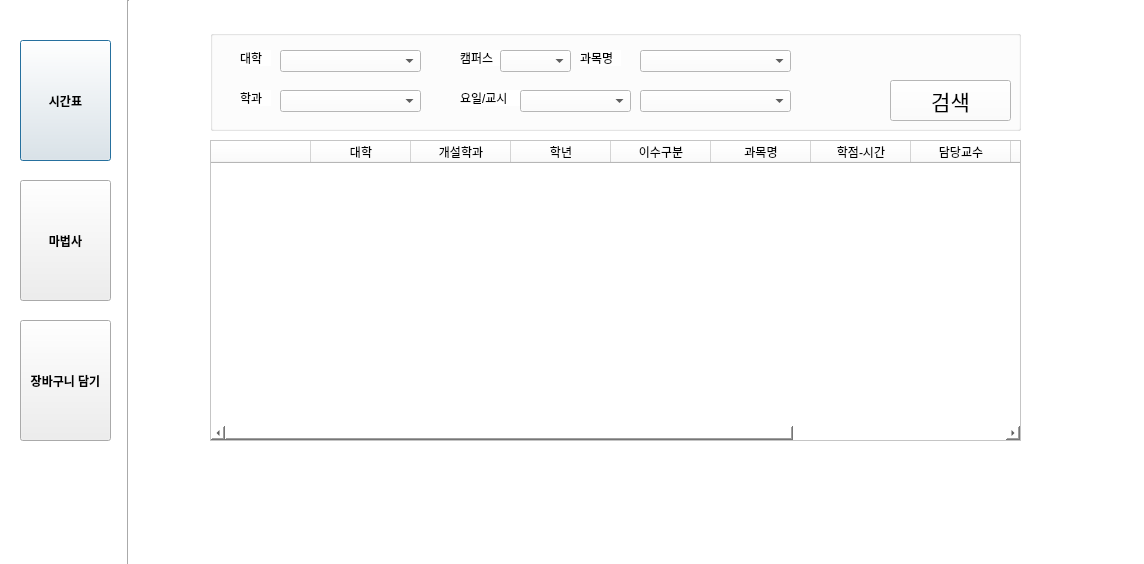
<?xml version="1.0" encoding="UTF-8"?>
<ui version="4.0">
 <class>Dialog</class>
 <widget class="QDialog" name="Dialog">
  <property name="geometry">
   <rect>
    <x>0</x>
    <y>0</y>
    <width>1144</width>
    <height>564</height>
   </rect>
  </property>
  <property name="windowTitle">
   <string>Dialog</string>
  </property>
  <property name="styleSheet">
   <string notr="true">background-color: rgb(255, 255, 255)</string>
  </property>
  <widget class="Line" name="line">
   <property name="geometry">
    <rect>
     <x>120</x>
     <y>0</y>
     <width>16</width>
     <height>721</height>
    </rect>
   </property>
   <property name="palette">
    <palette>
     <active>
      <colorrole role="WindowText">
       <brush brushstyle="SolidPattern">
        <color alpha="255">
         <red>0</red>
         <green>0</green>
         <blue>0</blue>
        </color>
       </brush>
      </colorrole>
      <colorrole role="Button">
       <brush brushstyle="SolidPattern">
        <color alpha="255">
         <red>255</red>
         <green>255</green>
         <blue>255</blue>
        </color>
       </brush>
      </colorrole>
      <colorrole role="Base">
       <brush brushstyle="SolidPattern">
        <color alpha="255">
         <red>255</red>
         <green>255</green>
         <blue>255</blue>
        </color>
       </brush>
      </colorrole>
      <colorrole role="Window">
       <brush brushstyle="SolidPattern">
        <color alpha="255">
         <red>255</red>
         <green>255</green>
         <blue>255</blue>
        </color>
       </brush>
      </colorrole>
     </active>
     <inactive>
      <colorrole role="WindowText">
       <brush brushstyle="SolidPattern">
        <color alpha="255">
         <red>0</red>
         <green>0</green>
         <blue>0</blue>
        </color>
       </brush>
      </colorrole>
      <colorrole role="Button">
       <brush brushstyle="SolidPattern">
        <color alpha="255">
         <red>255</red>
         <green>255</green>
         <blue>255</blue>
        </color>
       </brush>
      </colorrole>
      <colorrole role="Base">
       <brush brushstyle="SolidPattern">
        <color alpha="255">
         <red>255</red>
         <green>255</green>
         <blue>255</blue>
        </color>
       </brush>
      </colorrole>
      <colorrole role="Window">
       <brush brushstyle="SolidPattern">
        <color alpha="255">
         <red>255</red>
         <green>255</green>
         <blue>255</blue>
        </color>
       </brush>
      </colorrole>
     </inactive>
     <disabled>
      <colorrole role="WindowText">
       <brush brushstyle="SolidPattern">
        <color alpha="255">
         <red>120</red>
         <green>120</green>
         <blue>120</blue>
        </color>
       </brush>
      </colorrole>
      <colorrole role="Button">
       <brush brushstyle="SolidPattern">
        <color alpha="255">
         <red>255</red>
         <green>255</green>
         <blue>255</blue>
        </color>
       </brush>
      </colorrole>
      <colorrole role="Base">
       <brush brushstyle="SolidPattern">
        <color alpha="255">
         <red>255</red>
         <green>255</green>
         <blue>255</blue>
        </color>
       </brush>
      </colorrole>
      <colorrole role="Window">
       <brush brushstyle="SolidPattern">
        <color alpha="255">
         <red>255</red>
         <green>255</green>
         <blue>255</blue>
        </color>
       </brush>
      </colorrole>
     </disabled>
    </palette>
   </property>
   <property name="orientation">
    <enum>Qt::Vertical</enum>
   </property>
  </widget>
  <widget class="QPushButton" name="pushButton_2">
   <property name="geometry">
    <rect>
     <x>20</x>
     <y>40</y>
     <width>91</width>
     <height>121</height>
    </rect>
   </property>
   <property name="font">
    <font>
     <family>Arial</family>
     <weight>75</weight>
     <bold>true</bold>
    </font>
   </property>
   <property name="styleSheet">
    <string notr="true">background-color : rgb(238, 238, 238)</string>
   </property>
   <property name="text">
    <string>시간표</string>
   </property>
  </widget>
  <widget class="QPushButton" name="pushButton_4">
   <property name="geometry">
    <rect>
     <x>20</x>
     <y>320</y>
     <width>91</width>
     <height>121</height>
    </rect>
   </property>
   <property name="font">
    <font>
     <family>Arial</family>
     <weight>75</weight>
     <bold>true</bold>
    </font>
   </property>
   <property name="styleSheet">
    <string notr="true">background-color : rgb(238, 238, 238)</string>
   </property>
   <property name="text">
    <string>장바구니 담기</string>
   </property>
  </widget>
  <widget class="QTableWidget" name="table1">
   <property name="geometry">
    <rect>
     <x>210</x>
     <y>140</y>
     <width>811</width>
     <height>301</height>
    </rect>
   </property>
   <property name="dragEnabled">
    <bool>true</bool>
   </property>
   <property name="dragDropMode">
    <enum>QAbstractItemView::NoDragDrop</enum>
   </property>
   <property name="defaultDropAction">
    <enum>Qt::CopyAction</enum>
   </property>
   <property name="gridStyle">
    <enum>Qt::SolidLine</enum>
   </property>
   <property name="sortingEnabled">
    <bool>false</bool>
   </property>
   <property name="rowCount">
    <number>0</number>
   </property>
   <attribute name="horizontalHeaderCascadingSectionResizes">
    <bool>false</bool>
   </attribute>
   <column>
    <property name="text">
     <string/>
    </property>
   </column>
   <column>
    <property name="text">
     <string>대학</string>
    </property>
    <property name="background">
     <color>
      <red>242</red>
      <green>255</green>
      <blue>255</blue>
     </color>
    </property>
   </column>
   <column>
    <property name="text">
     <string>개설학과</string>
    </property>
   </column>
   <column>
    <property name="text">
     <string>학년</string>
    </property>
   </column>
   <column>
    <property name="text">
     <string>이수구분</string>
    </property>
   </column>
   <column>
    <property name="text">
     <string>과목명</string>
    </property>
   </column>
   <column>
    <property name="text">
     <string>학점-시간</string>
    </property>
   </column>
   <column>
    <property name="text">
     <string>담당교수</string>
    </property>
   </column>
   <column>
    <property name="text">
     <string>강의시간</string>
    </property>
   </column>
   <column>
    <property name="text">
     <string>강의유형</string>
    </property>
   </column>
   <column>
    <property name="text">
     <string>비고</string>
    </property>
   </column>
  </widget>
  <widget class="QGroupBox" name="groupBox">
   <property name="geometry">
    <rect>
     <x>210</x>
     <y>30</y>
     <width>811</width>
     <height>101</height>
    </rect>
   </property>
   <property name="title">
    <string/>
   </property>
   <widget class="QLabel" name="label">
    <property name="geometry">
     <rect>
      <x>30</x>
      <y>20</y>
      <width>31</width>
      <height>16</height>
     </rect>
    </property>
    <property name="text">
     <string>대학</string>
    </property>
   </widget>
   <widget class="QComboBox" name="comboBox_1">
    <property name="geometry">
     <rect>
      <x>70</x>
      <y>20</y>
      <width>141</width>
      <height>22</height>
     </rect>
    </property>
    <item>
     <property name="text">
      <string/>
     </property>
    </item>
    <item>
     <property name="text">
      <string>대학(전체)</string>
     </property>
    </item>
    <item>
     <property name="text">
      <string>소프트웨어대학</string>
     </property>
    </item>
   </widget>
   <widget class="QLabel" name="label_2">
    <property name="geometry">
     <rect>
      <x>30</x>
      <y>60</y>
      <width>31</width>
      <height>16</height>
     </rect>
    </property>
    <property name="text">
     <string>학과</string>
    </property>
   </widget>
   <widget class="QComboBox" name="comboBox_2">
    <property name="geometry">
     <rect>
      <x>70</x>
      <y>60</y>
      <width>141</width>
      <height>22</height>
     </rect>
    </property>
    <item>
     <property name="text">
      <string/>
     </property>
    </item>
    <item>
     <property name="text">
      <string>소프트웨어학부</string>
     </property>
    </item>
   </widget>
   <widget class="QComboBox" name="comboBox_3">
    <property name="geometry">
     <rect>
      <x>430</x>
      <y>20</y>
      <width>151</width>
      <height>22</height>
     </rect>
    </property>
    <item>
     <property name="text">
      <string/>
     </property>
    </item>
    <item>
     <property name="text">
      <string>알고리즘</string>
     </property>
    </item>
    <item>
     <property name="text">
      <string>컴퓨터구조</string>
     </property>
    </item>
    <item>
     <property name="text">
      <string>운영체제</string>
     </property>
    </item>
    <item>
     <property name="text">
      <string>캡스톤디자인</string>
     </property>
    </item>
    <item>
     <property name="text">
      <string>수치해석</string>
     </property>
    </item>
   </widget>
   <widget class="QLabel" name="label_3">
    <property name="geometry">
     <rect>
      <x>370</x>
      <y>20</y>
      <width>41</width>
      <height>16</height>
     </rect>
    </property>
    <property name="text">
     <string>과목명</string>
    </property>
   </widget>
   <widget class="QLabel" name="label_4">
    <property name="geometry">
     <rect>
      <x>250</x>
      <y>60</y>
      <width>61</width>
      <height>16</height>
     </rect>
    </property>
    <property name="text">
     <string>요일/교시</string>
    </property>
   </widget>
   <widget class="QComboBox" name="comboBox_4">
    <property name="geometry">
     <rect>
      <x>310</x>
      <y>60</y>
      <width>111</width>
      <height>22</height>
     </rect>
    </property>
    <item>
     <property name="text">
      <string/>
     </property>
    </item>
    <item>
     <property name="text">
      <string>월요일</string>
     </property>
    </item>
    <item>
     <property name="text">
      <string>화요일</string>
     </property>
    </item>
    <item>
     <property name="text">
      <string>수요일</string>
     </property>
    </item>
    <item>
     <property name="text">
      <string>목요일</string>
     </property>
    </item>
    <item>
     <property name="text">
      <string>금요일</string>
     </property>
    </item>
    <item>
     <property name="text">
      <string>토요일</string>
     </property>
    </item>
    <item>
     <property name="text">
      <string>일요일</string>
     </property>
    </item>
   </widget>
   <widget class="QComboBox" name="comboBox_5">
    <property name="geometry">
     <rect>
      <x>430</x>
      <y>60</y>
      <width>151</width>
      <height>22</height>
     </rect>
    </property>
    <item>
     <property name="text">
      <string/>
     </property>
    </item>
    <item>
     <property name="text">
      <string>0교시 [0800-0850]</string>
     </property>
    </item>
    <item>
     <property name="text">
      <string>1교시 [0900-0950]</string>
     </property>
    </item>
    <item>
     <property name="text">
      <string>2교시 [1000-1050]</string>
     </property>
    </item>
    <item>
     <property name="text">
      <string>3교시 [1100-1150]</string>
     </property>
    </item>
    <item>
     <property name="text">
      <string>4교시 [1200-1250]</string>
     </property>
    </item>
    <item>
     <property name="text">
      <string>5교시 [1300-1350]</string>
     </property>
    </item>
    <item>
     <property name="text">
      <string>6교시 [1400-1450]</string>
     </property>
    </item>
    <item>
     <property name="text">
      <string>7교시 [1500-1550]</string>
     </property>
    </item>
    <item>
     <property name="text">
      <string>8교시 [1600-1650]</string>
     </property>
    </item>
    <item>
     <property name="text">
      <string>9교시 [1700-1750]</string>
     </property>
    </item>
    <item>
     <property name="text">
      <string>10교시 [1800-1850]</string>
     </property>
    </item>
    <item>
     <property name="text">
      <string>11교시 [1900-1950]</string>
     </property>
    </item>
    <item>
     <property name="text">
      <string>12교시 [2000-2050]</string>
     </property>
    </item>
    <item>
     <property name="text">
      <string>13교시 [2100-2150]</string>
     </property>
    </item>
    <item>
     <property name="text">
      <string>14교시 [2200-2250]</string>
     </property>
    </item>
    <item>
     <property name="text">
      <string>15교시 [2300-2350]</string>
     </property>
    </item>
   </widget>
   <widget class="QPushButton" name="pushButton_1">
    <property name="geometry">
     <rect>
      <x>680</x>
      <y>50</y>
      <width>121</width>
      <height>41</height>
     </rect>
    </property>
    <property name="font">
     <font>
      <family>Agency FB</family>
      <pointsize>16</pointsize>
     </font>
    </property>
    <property name="text">
     <string>검색</string>
    </property>
   </widget>
   <widget class="QLabel" name="label_5">
    <property name="geometry">
     <rect>
      <x>250</x>
      <y>20</y>
      <width>41</width>
      <height>16</height>
     </rect>
    </property>
    <property name="text">
     <string>캠퍼스</string>
    </property>
   </widget>
   <widget class="QComboBox" name="comboBox_6">
    <property name="geometry">
     <rect>
      <x>290</x>
      <y>20</y>
      <width>71</width>
      <height>22</height>
     </rect>
    </property>
    <item>
     <property name="text">
      <string/>
     </property>
    </item>
    <item>
     <property name="text">
      <string>서울</string>
     </property>
    </item>
    <item>
     <property name="text">
      <string>다빈치</string>
     </property>
    </item>
   </widget>
  </widget>
  <widget class="QPushButton" name="pushButton_3">
   <property name="geometry">
    <rect>
     <x>20</x>
     <y>180</y>
     <width>91</width>
     <height>121</height>
    </rect>
   </property>
   <property name="font">
    <font>
     <family>Arial</family>
     <weight>75</weight>
     <bold>true</bold>
    </font>
   </property>
   <property name="styleSheet">
    <string notr="true">background-color : rgb(238, 238, 238)</string>
   </property>
   <property name="text">
    <string>마법사</string>
   </property>
  </widget>
 </widget>
 <resources/>
 <connections/>
</ui>
